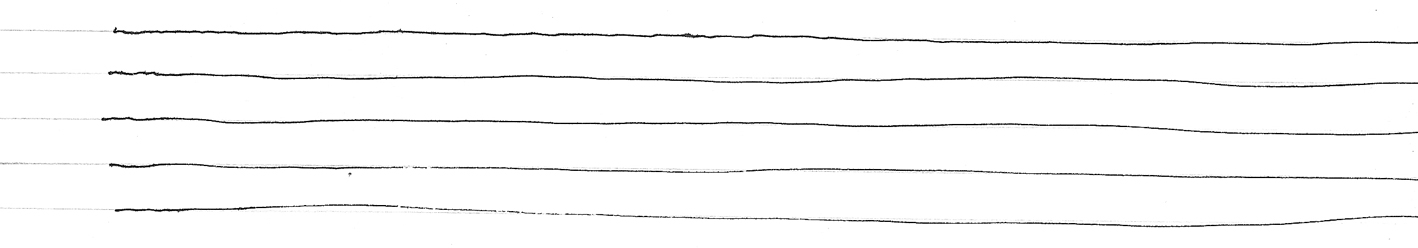
#> input picture web2py/applications/AssignmentPortal/temps/dave.jpg, 1418 x 248 px
$ python detectlines.py   (Python 2 division)
#> lines starting #> are read from the running program, lines starting #| are printed output that depends on the picture; after the words box and inside, x2 and y2 are one past the last pixel; in counts of white or black regions, pixels touching at a corner belong together; long printed decimals are rounded
import cv2
import numpy as np
from shapely.geometry import LineString
from operator import itemgetter

verline=[]#LineString(i for i in vertical_lines)
horline=[]#LineString(i for i in horizontal_lines)

image_name=raw_input("Enter image name: ")
#> the answer given: dave.jpg
img = cv2.imread(image_name)
#> img is the input picture: shape (248, 1418, 3); min 0, max 255, mean 248.4
gray = cv2.cvtColor(img,cv2.COLOR_BGR2GRAY)
edges = cv2.Canny(gray,50,150,apertureSize = 3)
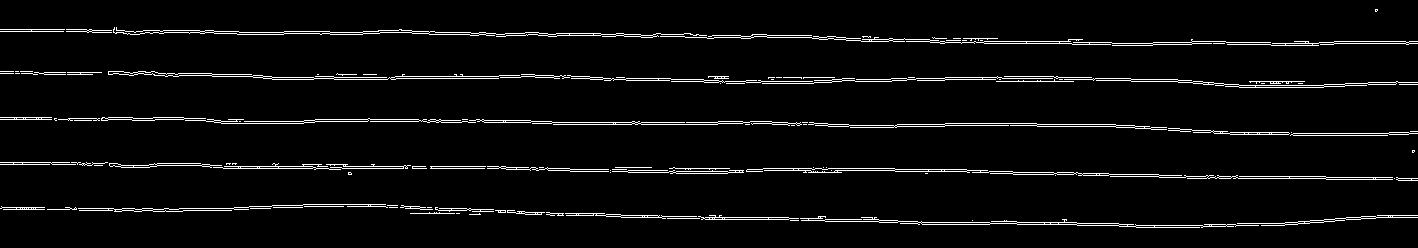
#> edges: shape (248, 1418); 4.2% white in thin lines or dots, all inside (x1, y1, x2, y2) = (0, 9, 1418, 228)

lines = cv2.HoughLines(edges,0.5,(2*(np.pi))/180,45)
#> lines = 220 rows, first 8: [168, 1.57], [78, 1.57], [79, 1.57], [81, 1.57], [77, 1.57], [124, 1.57], [43, 1.57], [76, 1.57]
vertical_lines=[] #vertical lines
horizontal_lines=[] #horizontal lines
for rho,theta in lines[0]:
    if(((theta*180)/np.pi)<10):
        if(((theta*180)/np.pi)>1):
            continue
    else:
        continue
    cont=0
    if len(vertical_lines)>0:
        for dupl in vertical_lines:
            if abs(rho-dupl[0])<25:
                cont=1
                break
        if cont==1:
            continue
    print "vertical"
    print rho,((theta*180)/np.pi)
    vertical_lines.append([rho,theta])
    a = np.cos(theta)
    b = np.sin(theta)
    x0 = a*rho
    y0 = b*rho
    x1 = int(x0 + 2000*(-b))
    y1 = int(y0 + 2000*(a))
    x2 = int(x0 - 2000*(-b))
    y2 = int(y0 - 2000*(a))
    verline.append([(x1,y1),(x2,y2)])
#> this loop made 1 pass
#> after the loop, verline = []; vertical_lines = []
    #cv2.line(img,(x1,y1),(x2,y2),(0,0,255),2) #too check

del lines
lines = cv2.HoughLines(edges,0.5,(2*(np.pi))/180,200)
#> lines = 25 rows, first 8: [168, 1.57], [78, 1.57], [79, 1.57], [81, 1.57], [77, 1.57], [124, 1.57], [43, 1.57], [76, 1.57]
for rho,theta in lines[0]:
    if(((theta*180)/np.pi)<30):
        continue
    else:
        if(((theta*180)/np.pi)<89.7) or (((theta*180)/np.pi)>90.3):
            continue
    cont=0
    if len(horizontal_lines)>0:
        for dupl in horizontal_lines:
            if abs(rho-dupl[0])<25:
                cont=1
                break
    if cont==1:
        continue
    print "\nhorizontal"
    print rho,((theta*180)/np.pi)
    horizontal_lines.append([rho,theta])
    a = np.cos(theta)
    b = np.sin(theta)
    x0 = a*rho
    y0 = b*rho
    x1 = int(x0 + 2000*(-b))
    y1 = int(y0 + 2000*(a))
    x2 = int(x0 - 2000*(-b))
    y2 = int(y0 - 2000*(a))
#> this loop made 1 pass
#> (rho, theta, a, b, x0, y0, x1) on pass 1: (168, 1.57, -4.37e-08, 1, -7.34e-06, 168, -2000)
#| horizontal
#| 168.0 90.000
#> after the loop, horizontal_lines = [[168, 1.57]]
    #cv2.line(img,(x1,y1),(x2,y2),(0,0,255),2) #to check
horizontal_lines = sorted(horizontal_lines,key=itemgetter(0),reverse=True)[0]
#> horizontal_lines = [168, 1.57]
theta=horizontal_lines[1]
#> theta = 1.57
rho =horizontal_lines[0]
#> rho = 168
a = np.cos(theta)
b = np.sin(theta)
x0 = a*rho
y0 = b*rho
x1 = int(x0 + 2000*(-b))
y1 = int(y0 + 2000*(a))
x2 = int(x0 - 2000*(-b))
y2 = int(y0 - 2000*(a))
horline.append([(x1,y1),(x2,y2)])
all_points=[]
cv2.imwrite('output.jpg',img)
for i in horline:
    for j in verline:
         temp=(LineString(i).intersection(LineString(j)))
         all_points.append([temp.x,temp.y])
#> this loop made 1 pass
#> i on pass 1: [(-2000, 167), (1999, 168)]
#> after the loop, all_points = []
all_points = sorted(all_points,key=itemgetter(0))
c1=0
c2=0
count=1
print all_points
for i in range(len(all_points)):
    print c2,all_points[i][0]
    cropimg=img[c1:all_points[i][1],c2:all_points[i][0]]
    cv2.imwrite("part"+str(i+1)+".jpg", cropimg)
    c2=all_points[i][0]
#> this loop made 0 passes

print img.shape
#| (248, 1418, 3)
#> (the run stopped early here; a loop or call above may not have finished)
